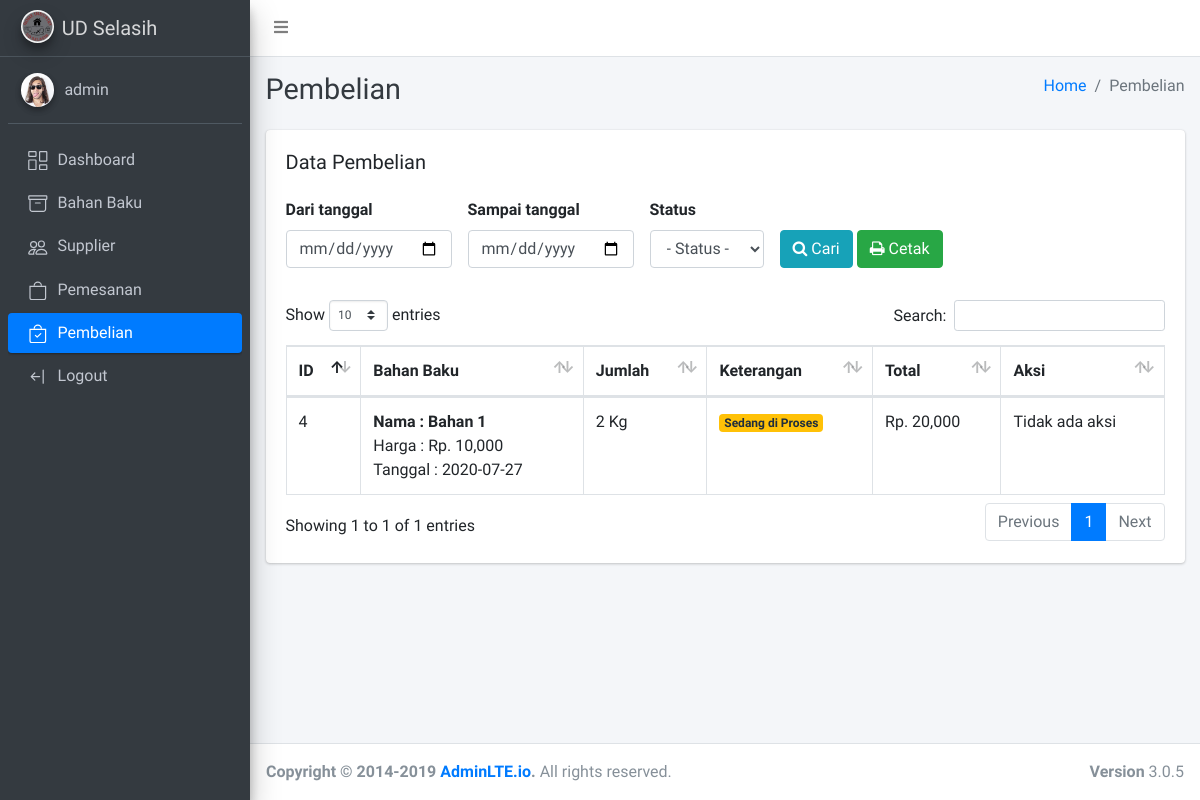
The app's page /pembelian/index.php (signed in), older data.
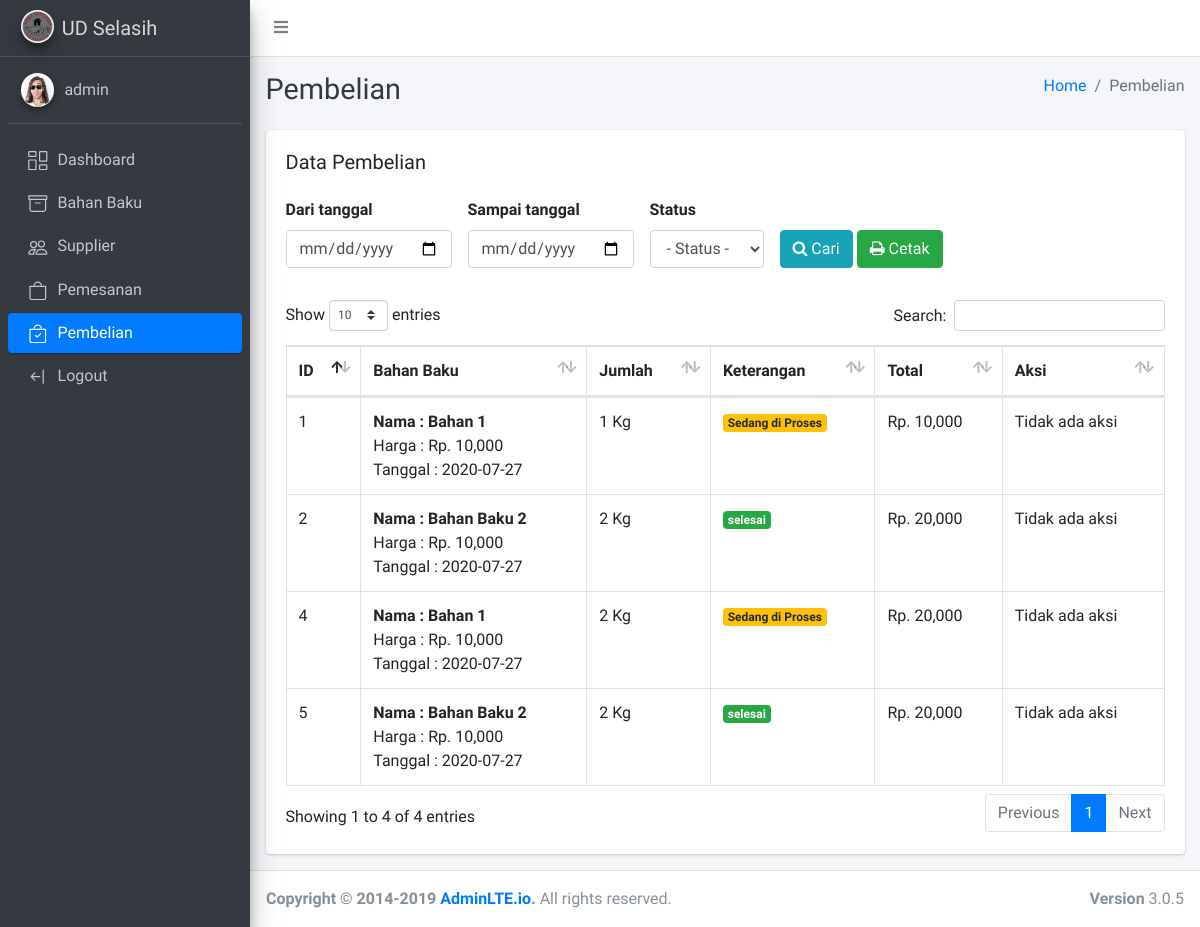
The same page, newer data.
### tables this page shows
CREATE TABLE `tb_pembelian` (
  `id` int(11) NOT NULL,
  `id_supplier` int(11) NOT NULL,
  `id_order` int(11) NOT NULL,
  `nama_bahan_baku` varchar(255) NOT NULL,
  `tanggal` date NOT NULL,
  `jumlah` int(11) NOT NULL,
  `harga` int(11) NOT NULL,
  `keterangan` varchar(255) NOT NULL,
  `total` double NOT NULL
);

### qb.php (called while the page is built, shortened)
<?php
require_once 'db.php';
function get($tbl){
    global $conn;
    $query = "SELECT * FROM $tbl";
    $res = $conn->query($query);
    return $res->fetch_all(MYSQLI_ASSOC);
}

### pembelian/index.php (the view, shortened to what this page needs)
<?php
    $current = "data pembelian";
    require_once '../qb.php';
    require_once '../layouts/header.php';
    $pembelian = $_SESSION['user']['level'] == 'supplier' ? getForSupplier($_SESSION['user']['id']) : get("tb_pembelian");
?>
<div class="content-header">
      <div class="container-fluid">
        <div class="row mb-2">
          <div class="col-sm-6">
            <h1 class="m-0 text-dark">Pembelian</h1>
          </div>
          <div class="col-sm-6">
            <ol class="breadcrumb float-sm-right">
              <li class="breadcrumb-item"><a href="/">Home</a></li>
              <li class="breadcrumb-item active">Pembelian</li>
            </ol>
          </div>
        </div>
      </div>
    </div>
    <section class="content">
        <div class="container-fluid">
<div class="row">
    <div class="col-12">
        <div class="card">
            <div class="card-body">
                <h5>Data Pembelian</h5>
                <?php if($_SESSION['user']['level'] == 'admin'): ?>
                <form method="get" class="py-3 d-flex justify-content-start">
                    <div class="form-group">
                        <label>Dari tanggal</label>
                        <input type="date" value="<?=@$_GET['from']?>" name="from" class="form-control">
                    </div>
                    <div class="form-group mx-3">
                        <label>Sampai tanggal</label>
                        <input type="date" value="<?=@$_GET['to']?>" name="to" class="form-control">
                    </div>
                    <div class="form-group">
                        <label>Status</label>
                        <select class="form-control" name="status">
                            <option value="">- Status -</option>
                        </select>
                    </div>
                    <div class="form-group mx-3">
                        <label>&nbsp;</label>
                        <br>
                        <button class="btn btn-info" name="filter"><i class="fa fa-search"></i> Cari</button>
                            <button class="btn btn-success" type="button" onclick="window.print()"><i class="fa fa-print"></i> Cetak</button>
                    </div>
                </form>
                <?php endif ?>
                <div id="print">
                    <div class="text-center py-3 text-print">
                        <table width="100%">
                        </table>
                    </div>
                    <table class="table table-bordered table-stripped" width="100%">
                        <thead>
                            <tr>
                                <th>ID</th>
                                <th>Bahan Baku</th>
                                <th>Jumlah</th>
                                <th>Keterangan</th>
                                <th>Total</th>
                                <th class="no-print">Aksi</th>
                            </tr>
                        </thead>
                        <tbody>
                            <?php if(count($pembelian) > 0): ?>
                                <?php foreach($pembelian as $pem): ?>
                                <tr>
                                    <td><?= $pem["id"] ?></td>
                                    <td>
                                        <b>Nama : <?= $pem["nama_bahan_baku"] ?></b>
                                        <br>
                                        <span>Harga : Rp. <?= number_format($pem["harga"]) ?></span>
                                        <br>
                                        <span>Tanggal : <?= $pem["tanggal"] ?></span>
                                    </td>
                                    <td><?= $pem["jumlah"] ?> Kg</td>
                                    <td>
                                    <?php if($pem['keterangan'] == 'checkout'): ?>
                                        <span class="badge badge-warning">Sedang di Proses</span>
                                    <?php elseif($pem['keterangan']=='diterima'): ?>
                                        <span class="badge badge-info"><?= $pem["keterangan"] ?></span>
                                    <?php elseif($pem['keterangan']=='diterima'): ?>
                                        <span class="badge badge-danger"><?= $pem["keterangan"] ?></span>
                                    <?php elseif($pem['keterangan']=='selesai'): ?>
                                        <span class="badge badge-success"><?= $pem["keterangan"] ?></span>
                                    <?php elseif($pem['keterangan']=='ditolak'): ?>
                                        <span class="badge badge-danger"><?= $pem["keterangan"] ?></span>
                                    <?php endif ?>
                                    </td>
                                    <td>Rp. <?= number_format($pem["total"]) ?></td>
                                    <?php if($_SESSION['user']['level'] == 'supplier'): ?>
                                        <td class="no-print">
                                            <a href="index.php?available=<?=$pem['id']?>" class="badge badge-success">Bahan baku tersedia</a>
                                            <a href="index.php?unavailable=<?=$pem['id']?>" class="badge badge-danger">Bahan baku tidak tersedia</a>
                                        </td>
                                    <?php elseif($pem['keterangan'] == 'diterima'): ?>
                                        <td class="no-print">
                                            <a href="index.php?confirm=<?=$pem['id']?>" class="badge badge-success">Konfirmasi</a>
                                        </td>
                                    <?php else: ?>
                                        <td class="no-print">Tidak ada aksi</td>
                                    <?php endif ?>
                                </tr>
                                <?php endforeach ?>
                            <?php else: ?>
                                <tr class="text-center">
                                    <td colspan="6">Tidak ada Data</td>
                                </tr>
                            <?php endif ?>
                        </tbody>
                    </table>
                </div>
            </div>
        </div>
    </div>
</div>
<?php
    require_once '../layouts/footer.php';
?>

### layouts/header.php (shortened to what this page needs)
<!DOCTYPE html>
<html>
<head>
  <link rel="stylesheet" href="<?= $current == "dashboard" || $current == "login" ? "plugins/fontawesome-free/css/all.min.css" : '../plugins/fontawesome-free/css/all.min.css'; ?> ">
  <link rel="stylesheet" href="https://code.ionicframework.com/ionicons/2.0.1/css/ionicons.min.css">
  <link rel="stylesheet" href="<?= $current == "dashboard" || $current == "login" ? "plugins/tempusdominus-bootstrap-4/css/tempusdominus-bootstrap-4.min.css" : '../plugins/tempusdominus-bootstrap-4/css/tempusdominus-bootstrap-4.min.css'; ?> ">
  <link rel="stylesheet" href="<?= $current == "dashboard" || $current == "login" ? "plugins/icheck-bootstrap/icheck-bootstrap.min.css" : '../plugins/icheck-bootstrap/icheck-bootstrap.min.css'; ?> ">
  <link rel="stylesheet" href="<?= $current == "dashboard" || $current == "login" ? "plugins/jqvmap/jqvmap.min.css" : '../plugins/jqvmap/jqvmap.min.css'; ?> ">
  <link rel="stylesheet" href="<?= $current == "dashboard" || $current == "login" ? "dist/css/adminlte.min.css" : "../dist/css/adminlte.min.css"  ?>">
  <link rel="stylesheet" href="<?= $current == "dashboard" || $current == "login" ? "plugins/overlayScrollbars/css/OverlayScrollbars.min.css" : '../plugins/overlayScrollbars/css/OverlayScrollbars.min.css'; ?> ">
  <link rel="stylesheet" href="<?= $current == "dashboard" || $current == "login" ? "plugins/daterangepicker/daterangepicker.css" : '../plugins/daterangepicker/daterangepicker.css'; ?> ">
  <link rel="stylesheet" href="<?= $current == "dashboard" || $current == "login" ? "plugins/summernote/summernote-bs4.css" : '../plugins/summernote/summernote-bs4.css'; ?> ">
  <link rel="stylesheet" type="text/css" href="/css/font-awesome.min.css">
  <link rel="stylesheet" href="<?= $current == "dashboard" || $current == "login" ? "plugins/datatables-bs4/css/dataTables.bootstrap4.min.css" : "../plugins/datatables-bs4/css/dataTables.bootstrap4.min.css" ?>">
  <link rel="stylesheet" href="<?= $current == "dashboard" || $current == "login" ? "plugins/datatables-responsive/css/responsive.bootstrap4.min.css" : "../plugins/datatables-responsive/css/responsive.bootstrap4.min.css" ?>">
</head>
<body class="hold-transition sidebar-mini layout-fixed">
<div class="wrapper">
  <nav class="main-header navbar navbar-expand navbar-white navbar-light">
    <ul class="navbar-nav">
      <li class="nav-item">
        <a class="nav-link" data-widget="pushmenu" href="#" role="button"><i class="fas fa-bars"></i></a>
      </li>
    </ul>
  </nav>
  <aside class="main-sidebar sidebar-dark-primary elevation-4">
    <a href="/" class="brand-link">
      <img src="/assets/logo.jpeg" alt="Logo UD Selasih" class="brand-image img-circle elevation-3">
      <span class="brand-text font-weight-light">UD Selasih</span>
    </a>
    <div class="sidebar">
      <div class="user-panel mt-3 pb-3 mb-3 d-flex">
        <div class="image">
          <img src="/images/avatar-01.jpg" class="img-circle elevation-2" alt="User Image">
        </div>
        <div class="info">
          <a href="#" class="d-block"><?=$_SESSION['user']['username']?></a>
        </div>
      </div>
      <nav class="mt-2">
        <ul class="nav nav-pills nav-sidebar flex-column" data-widget="treeview" role="menu" data-accordion="false">
          <li class="nav-item">
            <a href="/" class="nav-link <?= $current == "dashboard" ? "active" : "" ?>">
              <p>
                Dashboard
              </p>
            </a>
          </li>
          <?php if($_SESSION["user"]["level"] == "admin") : ?>
            <li class="nav-item">
                <a href="/bahan_baku/index.php" class="nav-link <?= $current == "data bahan baku" ? "active" : "" ?>">
                    Bahan Baku
                </a>
            </li>
            <li class="nav-item">
                <a href="/supplier/index.php" class="nav-link <?= $current == "data supplier" ? "active" : "" ?>">
                    Supplier
                </a>
            </li>
            <li class="nav-item">
                <a href="/pemesanan/index.php" class="nav-link <?= $current == "data pemesanan" ? "active" : "" ?>">
                    Pemesanan
                </a>
            </li>
            <li class="nav-item">
                <a href="/pembelian/index.php" class="nav-link <?= $current == "data pembelian" ? "active" : "" ?>">
                    Pembelian
                </a>
            </li>
            <?php endif ?>
            <li class="nav-item">
                <a href="/logout.php" class="nav-link">
                    Logout
                </a>
            </li>
        </ul>
      </nav>
    </div>
  </aside>
  <div class="content-wrapper">

### layouts/footer.php (shortened to what this page needs)
	</div>
    </section>
	</div>
  <footer class="main-footer">
    <strong>Copyright &copy; 2014-2019 <a href="http://adminlte.io">AdminLTE.io</a>.</strong>
    All rights reserved.
    <div class="float-right d-none d-sm-inline-block">
      <b>Version</b> 3.0.5
    </div>
  </footer>
</div>
</body>
</html>

### pembelian/index.php (style rules this page uses)
.text-print { display: none; }

Row changes from the older to the newer data that the page shows:
added tb_pembelian: id "1", nama_bahan_baku "Bahan 1", harga "10,000", tanggal "2020-07-27", jumlah "1", keterangan "Sedang di Proses", total "10,000"
added tb_pembelian: id "2", nama_bahan_baku "Bahan Baku 2", harga "10,000", tanggal "2020-07-27", jumlah "2", keterangan "selesai", total "20,000", shows "Tidak ada aksi"
added tb_pembelian: id "5", nama_bahan_baku "Bahan Baku 2", harga "10,000", tanggal "2020-07-27", jumlah "2", keterangan "selesai", total "20,000", shows "Tidak ada aksi"
Text that changed along with them:
text written by a page script: "Show entries Search: Showing 1 to 1 of 1 entries Previous 1 Next" → "Show entries Search: Showing 1 to 4 of 4 entries Previous 1 Next"
